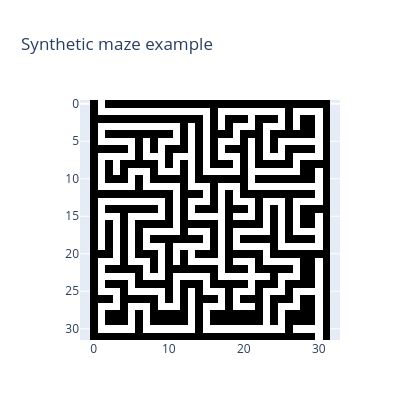
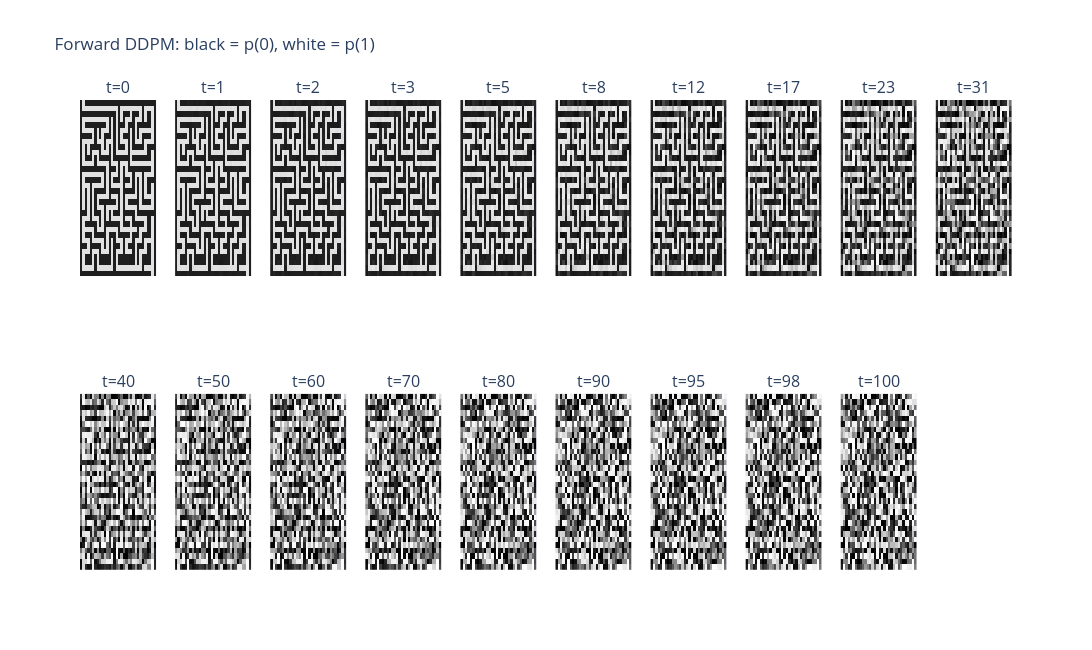

These figures' notebook cell, in order:
### Markdown cell above
## 1. Synthetic Dataset

Randomized DFS generates perfect mazes. 0 means wall; 1 means passage.

### Code cell
N_MAZES = 12_000
VAL_FRACTION = 0.1
mazes = generate_dataset(N_MAZES, seed=SEED)
n_val = int(N_MAZES * VAL_FRACTION)
train_mazes = torch.from_numpy(mazes[:-n_val].copy()).long()
val_mazes = torch.from_numpy(mazes[-n_val:].copy()).long()
print(
    "all:", mazes.shape, "| train:", len(train_mazes), "| validation:", len(val_mazes)
)
print(f"Generated-maze solvability: {solvability_rate(mazes):.1%}")

fig = go.Figure(
    go.Heatmap(
        z=mazes[0],
        zmin=0,
        zmax=1,
        colorscale=[[0, "black"], [1, "white"]],
        showscale=False,
    )
)
fig.update_layout(
    title="Synthetic maze example",
    width=420,
    height=420,
    yaxis=dict(autorange="reversed", scaleanchor="x"),
)
fig.show()

# DDPM configuration. Pixel classes stay embedded in 16 dimensions.
DIFFUSION_STEPS = 100
EMBEDDING_DIM = 2
TEMPERATURE = 0.5


def cosine_beta_schedule(num_steps, offset=0.008, device=DEVICE):
    grid = torch.linspace(
        0, num_steps, num_steps + 1, device=device, dtype=torch.float32
    )
    cumulative = torch.cos(
        ((grid / num_steps + offset) / (1 + offset)) * torch.pi / 2
    ).square()
    cumulative = cumulative / cumulative[0]
    return (1 - cumulative[1:] / cumulative[:-1]).clamp(1e-5, 0.999)


betas = cosine_beta_schedule(DIFFUSION_STEPS)
alphas = 1.0 - betas
alpha_bars = torch.cumprod(alphas, dim=0)


def q_sample(x0, timesteps, noise=None):
    """Sample q(x_t|x_0) directly; no per-pixel normalization is applied."""
    if noise is None:
        noise = torch.randn_like(x0)
    a_bar = alpha_bars[timesteps].view(-1, 1, 1, 1)
    return a_bar.sqrt() * x0 + (1 - a_bar).sqrt() * noise, noise


binary_embeddings = make_binary_embeddings(EMBEDDING_DIM, DEVICE)
print("Fixed unit embeddings [wall=0, passage=1], dimension 16:")
print(binary_embeddings.detach().cpu())
print(
    f"Embedding cosine similarity: {torch.dot(binary_embeddings[0], binary_embeddings[1]).item():.2e}"
)

preview_maze = torch.from_numpy(mazes[0].copy()).long().unsqueeze(0).to(DEVICE)
preview_x0 = embed_binary(preview_maze, binary_embeddings)
preview_noise = torch.randn_like(preview_x0)
preview_timesteps = [0, 1, 2, 4, 7, 11, 16, 22, 30, 39, 49, 59, 69, 79, 89, 94, 97, 99]
with torch.no_grad():
    preview_frames = [
        decode_probabilities(preview_x0, binary_embeddings, TEMPERATURE)[0, 1]
        .cpu()
        .numpy()
    ]
    for step in preview_timesteps:
        timestep = torch.tensor([step], device=DEVICE)
        noisy, _ = q_sample(preview_x0, timestep, preview_noise)
        probabilities = decode_probabilities(noisy, binary_embeddings, TEMPERATURE)
        preview_frames.append(probabilities[0, 1].cpu().numpy())

progress_fig = make_subplots(
    rows=2,
    cols=10,
    subplot_titles=[f"t={t}" for t in [0] + [step + 1 for step in preview_timesteps]],
)
for frame_index, frame in enumerate(preview_frames):
    progress_fig.add_trace(
        go.Heatmap(
            z=frame,
            zmin=0,
            zmax=1,
            colorscale=[[0, "black"], [1, "white"]],
            showscale=False,
        ),
        row=frame_index // 10 + 1,
        col=frame_index % 10 + 1,
    )
progress_fig.update_layout(
    title="Forward DDPM: black = p(0), white = p(1)",
    width=1700,
    height=650,
)
progress_fig.update_xaxes(showticklabels=False)
progress_fig.update_yaxes(showticklabels=False, autorange="reversed")
progress_fig.show()

### Figure 1 — Plotly figure (JSON) as saved in the notebook; plotly's stock layout.template omitted (floating-point values rounded to 4 significant figures; data arrays with more than 128 entries replaced by an {"elided": "..."} marker saying what was removed)
{"data": [{"colorscale": [[0, "black"], [1, "white"]], "showscale": false, "type": "heatmap", "z": {"elided": "32x32 int values"}, "zmax": 1, "zmin": 0}], "layout": {"height": 420, "title": {"text": "Synthetic maze example"}, "width": 420, "yaxis": {"autorange": "reversed", "scaleanchor": "x"}}}

### Figure 2 — Plotly figure (JSON) as saved in the notebook; plotly's stock layout.template omitted (floating-point values rounded to 4 significant figures; data arrays with more than 128 entries replaced by an {"elided": "..."} marker saying what was removed)
{"data": [{"colorscale": [[0, "black"], [1, "white"]], "showscale": false, "type": "heatmap", "xaxis": "x", "yaxis": "y", "z": {"elided": "32x32 float values"}, "zmax": 1, "zmin": 0}, {"colorscale": [[0, "black"], [1, "white"]], "showscale": false, "type": "heatmap", "xaxis": "x2", "yaxis": "y2", "z": {"elided": "32x32 float values"}, "zmax": 1, "zmin": 0}, {"colorscale": [[0, "black"], [1, "white"]], "showscale": false, "type": "heatmap", "xaxis": "x3", "yaxis": "y3", "z": {"elided": "32x32 float values"}, "zmax": 1, "zmin": 0}, {"colorscale": [[0, "black"], [1, "white"]], "showscale": false, "type": "heatmap", "xaxis": "x4", "yaxis": "y4", "z": {"elided": "32x32 float values"}, "zmax": 1, "zmin": 0}, {"colorscale": [[0, "black"], [1, "white"]], "showscale": false, "type": "heatmap", "xaxis": "x5", "yaxis": "y5", "z": {"elided": "32x32 float values"}, "zmax": 1, "zmin": 0}, {"colorscale": [[0, "black"], [1, "white"]], "showscale": false, "type": "heatmap", "xaxis": "x6", "yaxis": "y6", "z": {"elided": "32x32 float values"}, "zmax": 1, "zmin": 0}, {"colorscale": [[0, "black"], [1, "white"]], "showscale": false, "type": "heatmap", "xaxis": "x7", "yaxis": "y7", "z": {"elided": "32x32 float values"}, "zmax": 1, "zmin": 0}, {"colorscale": [[0, "black"], [1, "white"]], "showscale": false, "type": "heatmap", "xaxis": "x8", "yaxis": "y8", "z": {"elided": "32x32 float values"}, "zmax": 1, "zmin": 0}, {"colorscale": [[0, "black"], [1, "white"]], "showscale": false, "type": "heatmap", "xaxis": "x9", "yaxis": "y9", "z": {"elided": "32x32 float values"}, "zmax": 1, "zmin": 0}, {"colorscale": [[0, "black"], [1, "white"]], "showscale": false, "type": "heatmap", "xaxis": "x10", "yaxis": "y10", "z": {"elided": "32x32 float values"}, "zmax": 1, "zmin": 0}, {"colorscale": [[0, "black"], [1, "white"]], "showscale": false, "type": "heatmap", "xaxis": "x11", "yaxis": "y11", "z": {"elided": "32x32 float values"}, "zmax": 1, "zmin": 0}, {"colorscale": [[0, "black"], [1, "white"]], "showscale": false, "type": "heatmap", "xaxis": "x12", "yaxis": "y12", "z": {"elided": "32x32 float values"}, "zmax": 1, "zmin": 0}, {"colorscale": [[0, "black"], [1, "white"]], "showscale": false, "type": "heatmap", "xaxis": "x13", "yaxis": "y13", "z": {"elided": "32x32 float values"}, "zmax": 1, "zmin": 0}, {"colorscale": [[0, "black"], [1, "white"]], "showscale": false, "type": "heatmap", "xaxis": "x14", "yaxis": "y14", "z": {"elided": "32x32 float values"}, "zmax": 1, "zmin": 0}, {"colorscale": [[0, "black"], [1, "white"]], "showscale": false, "type": "heatmap", "xaxis": "x15", "yaxis": "y15", "z": {"elided": "32x32 float values"}, "zmax": 1, "zmin": 0}, {"colorscale": [[0, "black"], [1, "white"]], "showscale": false, "type": "heatmap", "xaxis": "x16", "yaxis": "y16", "z": {"elided": "32x32 float values"}, "zmax": 1, "zmin": 0}, {"colorscale": [[0, "black"], [1, "white"]], "showscale": false, "type": "heatmap", "xaxis": "x17", "yaxis": "y17", "z": {"elided": "32x32 float values"}, "zmax": 1, "zmin": 0}, {"colorscale": [[0, "black"], [1, "white"]], "showscale": false, "type": "heatmap", "xaxis": "x18", "yaxis": "y18", "z": {"elided": "32x32 float values"}, "zmax": 1, "zmin": 0}, {"colorscale": [[0, "black"], [1, "white"]], "showscale": false, "type": "heatmap", "xaxis": "x19", "yaxis": "y19", "z": {"elided": "32x32 float values"}, "zmax": 1, "zmin": 0}], "layout": {"annotations": [{"font": {"size": 16}, "showarrow": false, "text": "t=0", "x": 0.041, "xanchor": "center", "xref": "paper", "y": 1, "yanchor": "bottom", "yref": "paper"}, {"font": {"size": 16}, "showarrow": false, "text": "t=1", "x": 0.143, "xanchor": "center", "xref": "paper", "y": 1, "yanchor": "bottom", "yref": "paper"}, {"font": {"size": 16}, "showarrow": false, "text": "t=2", "x": 0.245, "xanchor": "center", "xref": "paper", "y": 1, "yanchor": "bottom", "yref": "paper"}, {"font": {"size": 16}, "showarrow": false, "text": "t=3", "x": 0.347, "xanchor": "center", "xref": "paper", "y": 1, "yanchor": "bottom", "yref": "paper"}, {"font": {"size": 16}, "showarrow": false, "text": "t=5", "x": 0.449, "xanchor": "center", "xref": "paper", "y": 1, "yanchor": "bottom", "yref": "paper"}, {"font": {"size": 16}, "showarrow": false, "text": "t=8", "x": 0.551, "xanchor": "center", "xref": "paper", "y": 1, "yanchor": "bottom", "yref": "paper"}, {"font": {"size": 16}, "showarrow": false, "text": "t=12", "x": 0.653, "xanchor": "center", "xref": "paper", "y": 1, "yanchor": "bottom", "yref": "paper"}, {"font": {"size": 16}, "showarrow": false, "text": "t=17", "x": 0.755, "xanchor": "center", "xref": "paper", "y": 1, "yanchor": "bottom", "yref": "paper"}, {"font": {"size": 16}, "showarrow": false, "text": "t=23", "x": 0.857, "xanchor": "center", "xref": "paper", "y": 1, "yanchor": "bottom", "yref": "paper"}, {"font": {"size": 16}, "showarrow": false, "text": "t=31", "x": 0.959, "xanchor": "center", "xref": "paper", "y": 1, "yanchor": "bottom", "yref": "paper"}, {"font": {"size": 16}, "showarrow": false, "text": "t=40", "x": 0.041, "xanchor": "center", "xref": "paper", "y": 0.375, "yanchor": "bottom", "yref": "paper"}, {"font": {"size": 16}, "showarrow": false, "text": "t=50", "x": 0.143, "xanchor": "center", "xref": "paper", "y": 0.375, "yanchor": "bottom", "yref": "paper"}, {"font": {"size": 16}, "showarrow": false, "text": "t=60", "x": 0.245, "xanchor": "center", "xref": "paper", "y": 0.375, "yanchor": "bottom", "yref": "paper"}, {"font": {"size": 16}, "showarrow": false, "text": "t=70", "x": 0.347, "xanchor": "center", "xref": "paper", "y": 0.375, "yanchor": "bottom", "yref": "paper"}, {"font": {"size": 16}, "showarrow": false, "text": "t=80", "x": 0.449, "xanchor": "center", "xref": "paper", "y": 0.375, "yanchor": "bottom", "yref": "paper"}, {"font": {"size": 16}, "showarrow": false, "text": "t=90", "x": 0.551, "xanchor": "center", "xref": "paper", "y": 0.375, "yanchor": "bottom", "yref": "paper"}, {"font": {"size": 16}, "showarrow": false, "text": "t=95", "x": 0.653, "xanchor": "center", "xref": "paper", "y": 0.375, "yanchor": "bottom", "yref": "paper"}, {"font": {"size": 16}, "showarrow": false, "text": "t=98", "x": 0.755, "xanchor": "center", "xref": "paper", "y": 0.375, "yanchor": "bottom", "yref": "paper"}, {"font": {"size": 16}, "showarrow": false, "text": "t=100", "x": 0.857, "xanchor": "center", "xref": "paper", "y": 0.375, "yanchor": "bottom", "yref": "paper"}], "height": 650, "title": {"text": "Forward DDPM: black = p(0), white = p(1)"}, "width": 1700, "xaxis": {"anchor": "y", "domain": [0, 0.082], "showticklabels": false}, "xaxis10": {"anchor": "y10", "domain": [0.918, 1.0], "showticklabels": false}, "xaxis11": {"anchor": "y11", "domain": [0, 0.082], "showticklabels": false}, "xaxis12": {"anchor": "y12", "domain": [0.102, 0.184], "showticklabels": false}, "xaxis13": {"anchor": "y13", "domain": [0.204, 0.286], "showticklabels": false}, "xaxis14": {"anchor": "y14", "domain": [0.306, 0.388], "showticklabels": false}, "xaxis15": {"anchor": "y15", "domain": [0.408, 0.49], "showticklabels": false}, "xaxis16": {"anchor": "y16", "domain": [0.51, 0.592], "showticklabels": false}, "xaxis17": {"anchor": "y17", "domain": [0.612, 0.694], "showticklabels": false}, "xaxis18": {"anchor": "y18", "domain": [0.714, 0.796], "showticklabels": false}, "xaxis19": {"anchor": "y19", "domain": [0.816, 0.898], "showticklabels": false}, "xaxis2": {"anchor": "y2", "domain": [0.102, 0.184], "showticklabels": false}, "xaxis20": {"anchor": "y20", "domain": [0.918, 1.0], "showticklabels": false}, "xaxis3": {"anchor": "y3", "domain": [0.204, 0.286], "showticklabels": false}, "xaxis4": {"anchor": "y4", "domain": [0.306, 0.388], "showticklabels": false}, "xaxis5": {"anchor": "y5", "domain": [0.408, 0.49], "showticklabels": false}, "xaxis6": {"anchor": "y6", "domain": [0.51, 0.592], "showticklabels": false}, "xaxis7": {"anchor": "y7", "domain": [0.612, 0.694], "showticklabels": false}, "xaxis8": {"anchor": "y8", "domain": [0.714, 0.796], "showticklabels": false}, "xaxis9": {"anchor": "y9", "domain": [0.816, 0.898], "showticklabels": false}, "yaxis": {"anchor": "x", "autorange": "reversed", "domain": [0.625, 1], "showticklabels": false}, "yaxis10": {"anchor": "x10", "autorange": "reversed", "domain": [0.625, 1], "showticklabels": false}, "yaxis11": {"anchor": "x11", "autorange": "reversed", "domain": [0, 0.375], "showticklabels": false}, "yaxis12": {"anchor": "x12", "autorange": "reversed", "domain": [0, 0.375], "showticklabels": false}, "yaxis13": {"anchor": "x13", "autorange": "reversed", "domain": [0, 0.375], "showticklabels": false}, "yaxis14": {"anchor": "x14", "autorange": "reversed", "domain": [0, 0.375], "showticklabels": false}, "yaxis15": {"anchor": "x15", "autorange": "reversed", "domain": [0, 0.375], "showticklabels": false}, "yaxis16": {"anchor": "x16", "autorange": "reversed", "domain": [0, 0.375], "showticklabels": false}, "yaxis17": {"anchor": "x17", "autorange": "reversed", "domain": [0, 0.375], "showticklabels": false}, "yaxis18": {"anchor": "x18", "autorange": "reversed", "domain": [0, 0.375], "showticklabels": false}, "yaxis19": {"anchor": "x19", "autorange": "reversed", "domain": [0, 0.375], "showticklabels": false}, "yaxis2": {"anchor": "x2", "autorange": "reversed", "domain": [0.625, 1], "showticklabels": false}, "yaxis20": {"anchor": "x20", "autorange": "reversed", "domain": [0, 0.375], "showticklabels": false}, "yaxis3": {"anchor": "x3", "autorange": "reversed", "domain": [0.625, 1], "showticklabels": false}, "yaxis4": {"anchor": "x4", "autorange": "reversed", "domain": [0.625, 1], "showticklabels": false}, "yaxis5": {"anchor": "x5", "autorange": "reversed", "domain": [0.625, 1], "showticklabels": false}, "yaxis6": {"anchor": "x6", "autorange": "reversed", "domain": [0.625, 1], "showticklabels": false}, "yaxis7": {"anchor": "x7", "autorange": "reversed", "domain": [0.625, 1], "showticklabels": false}, "yaxis8": {"anchor": "x8", "autorange": "reversed", "domain": [0.625, 1], "showticklabels": false}, "yaxis9": {"anchor": "x9", "autorange": "reversed", "domain": [0.625, 1], "showticklabels": false}}}
